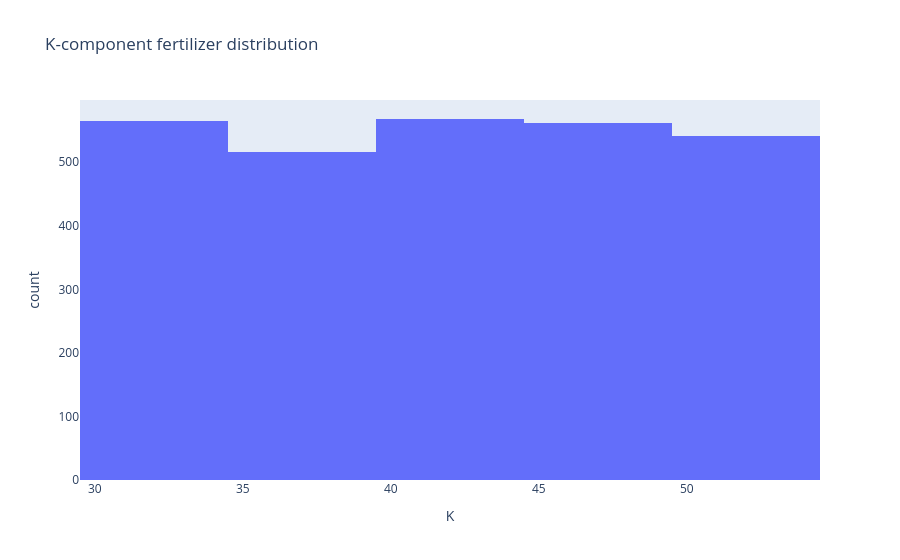

Notebook code for this chart:
### Code cell
px.histogram(tomato_cmr_df,
            x='K',
            title='K-component fertilizer distribution')

### Figure 1 — Plotly figure (JSON) as saved in the notebook; plotly's stock layout.template omitted (floating-point values rounded to 4 significant figures; data arrays with more than 128 entries replaced by an {"elided": "..."} marker saying what was removed)
{"data": [{"bingroup": "x", "hovertemplate": "K=%{x}<br>count=%{y}<extra></extra>", "legendgroup": "", "marker": {"color": "#636efa", "pattern": {"shape": ""}}, "name": "", "orientation": "v", "showlegend": false, "type": "histogram", "x": {"elided": "2751 float values"}, "xaxis": "x", "yaxis": "y"}], "layout": {"autosize": true, "barmode": "relative", "legend": {"tracegroupgap": 0}, "title": {"text": "K-component fertilizer distribution"}, "xaxis": {"anchor": "y", "autorange": true, "domain": [0, 1], "range": [29.5, 54.5], "title": {"text": "K"}, "type": "linear"}, "yaxis": {"anchor": "x", "autorange": true, "domain": [0, 1], "range": [0, 597.9], "title": {"text": "count"}}}}
